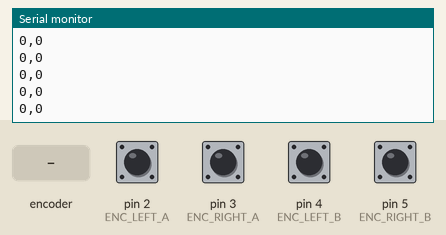
Bench run of a sketch on a simulated Arduino Uno, built with avr-gcc and run on an emulated ATmega328P. Parts: the last lines printed to the serial monitor. The inputs (shaded band) are chosen by the test bench; at power-on: pin 2 (ENC_LEFT_A), pin 3 (ENC_RIGHT_A), pin 4 (ENC_LEFT_B), pin 5 (ENC_RIGHT_B) HIGH.

Above: at 1.2 s.
1.3 s: rotary encoder on pin 2 (ENC_LEFT_A) / pin 4 (ENC_LEFT_B) turned 1 step (first pin leading)
At 2.0 s:
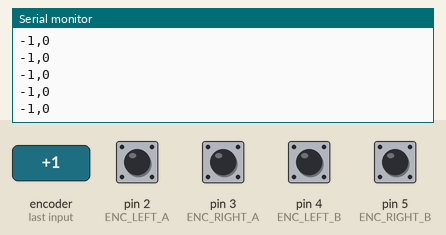
3.0 s: pin 3 (ENC_RIGHT_A) pulled LOW for 0.15 s
At 3.8 s:
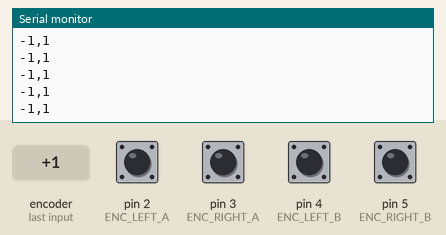
4.6 s: pin 3 (ENC_RIGHT_A) pulled LOW for 1 s
7.1 s: rotary encoder on pin 2 (ENC_LEFT_A) / pin 4 (ENC_LEFT_B) turned 1 step (first pin leading)
At 8.0 s:
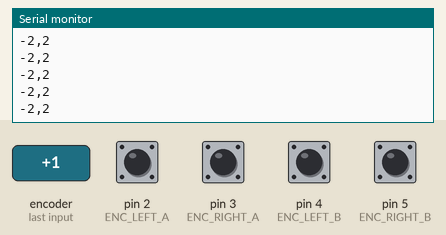
Timing chart, 0 to 10.1 s (numbered marks = the images above; inputs shaded):
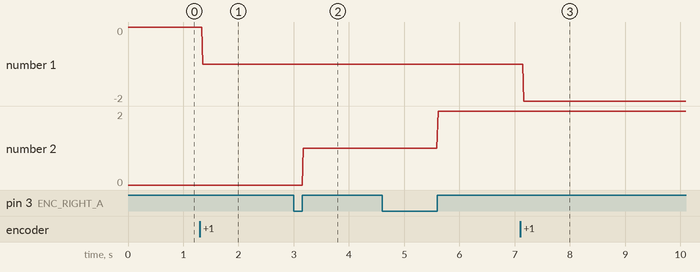

The sketch:

encoder_test.ino
```cpp
// --- LEFT ENCODER --- (Uses Hardware Interrupt)
const int ENC_LEFT_A = 2; // UNO Interrupt 0
const int ENC_LEFT_B = 4; // Standard digital pin

// --- RIGHT ENCODER --- (Uses Hardware Interrupt)
const int ENC_RIGHT_A = 3; // UNO Interrupt 1
const int ENC_RIGHT_B = 5; // Standard digital pin

// Variables to keep track of encoder counts
volatile long leftEncoderCount = 0;
volatile long rightEncoderCount = 0;

// Variables for debounce to ignore electrical noise
volatile unsigned long lastLeftInterrupt = 0;
volatile unsigned long lastRightInterrupt = 0;

void isr_left_encoder() {
  unsigned long currentTime = micros();
  // Ignore pulses that happen closer than 50 microseconds together (electrical noise)
  if (currentTime - lastLeftInterrupt > 50) {
    if (digitalRead(ENC_LEFT_B) == HIGH) {
      leftEncoderCount++;
    } else {
      leftEncoderCount--;
    }
    lastLeftInterrupt = currentTime;
  }
}

void isr_right_encoder() {
  unsigned long currentTime = micros();
  if (currentTime - lastRightInterrupt > 50) {
    if (digitalRead(ENC_RIGHT_B) == HIGH) {
      rightEncoderCount++;
    } else {
      rightEncoderCount--;
    }
    lastRightInterrupt = currentTime;
  }
}

void setup() {
  // 115200 Baud Rate. This automatically enables Hardware TX (Pin 1) and RX (Pin 0)
  Serial.begin(115200);

  // Setup Left Encoder Pins
  pinMode(ENC_LEFT_A, INPUT_PULLUP);
  pinMode(ENC_LEFT_B, INPUT_PULLUP);

  // Setup Right Encoder Pins
  pinMode(ENC_RIGHT_A, INPUT_PULLUP);
  pinMode(ENC_RIGHT_B, INPUT_PULLUP);

  // Attach interrupts for BOTH encoders
  // The 'A' channels MUST be on pins 2 and 3 for the Uno.
  // The 'B' channels can be on any other standard digital pins (we chose 4 and 5)
  attachInterrupt(digitalPinToInterrupt(ENC_LEFT_A), isr_left_encoder, RISING);
  attachInterrupt(digitalPinToInterrupt(ENC_RIGHT_A), isr_right_encoder, RISING);

  Serial.println("Arduino UNO Dual Encoder Test Started!");
  Serial.println("Left Enc (Pins 2 & 4) | Right Enc (Pins 3 & 5)");
}

void loop() {
  long tempLeft = 0;
  long tempRight = 0;

  // IMPORTANT: The Arduino Uno is an 8-bit microcontroller.
  // It takes 4 steps to read a 32-bit 'long' variable. If an interrupt
  // fires right in the middle of reading it, you will get massive garbage/corrupted values.
  // We must pause interrupts for a split microsecond to copy them safely.
  noInterrupts();
  tempLeft = leftEncoderCount;
  tempRight = rightEncoderCount;
  interrupts();

  // Format the output exactly as "LeftValue,RightValue" for the Pi to parse easily
  Serial.print(tempLeft);
  Serial.print(",");
  Serial.println(tempRight);

  // 20ms delay is 50 times a second, fast enough for robot response, but doesn't overwhelm serial
  delay(20);
}
```

Measured:
- after the input at 1.3 s, the serial monitor: prints a new line after 0.05 s (image 1)
- after the input at 3.0 s, the serial monitor: prints a new line after 0.17 s (image 2)
- after the input at 7.1 s, the serial monitor: prints a new line after 0.07 s (image 3)
- plotted number 1: 0 → -1 after the input at 1.3 s, -1 → -2 after the input at 7.1 s
- plotted number 2: 0 → 1 after the input at 3.0 s, 1 → 2 after the input at 4.6 s
